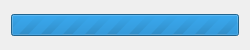
<?xml version="1.0" encoding="UTF-8"?>
<ui version="4.0">
 <class>ExportingDialog</class>
 <widget class="QDialog" name="ExportingDialog">
  <property name="geometry">
   <rect>
    <x>0</x>
    <y>0</y>
    <width>250</width>
    <height>50</height>
   </rect>
  </property>
  <property name="sizePolicy">
   <sizepolicy hsizetype="Maximum" vsizetype="Maximum">
    <horstretch>0</horstretch>
    <verstretch>0</verstretch>
   </sizepolicy>
  </property>
  <property name="windowTitle">
   <string>Exporting...</string>
  </property>
  <layout class="QVBoxLayout" name="verticalLayout">
   <item>
    <widget class="QProgressBar" name="progressBar">
     <property name="maximum">
      <number>0</number>
     </property>
     <property name="value">
      <number>-1</number>
     </property>
    </widget>
   </item>
  </layout>
 </widget>
 <resources/>
 <connections/>
</ui>
